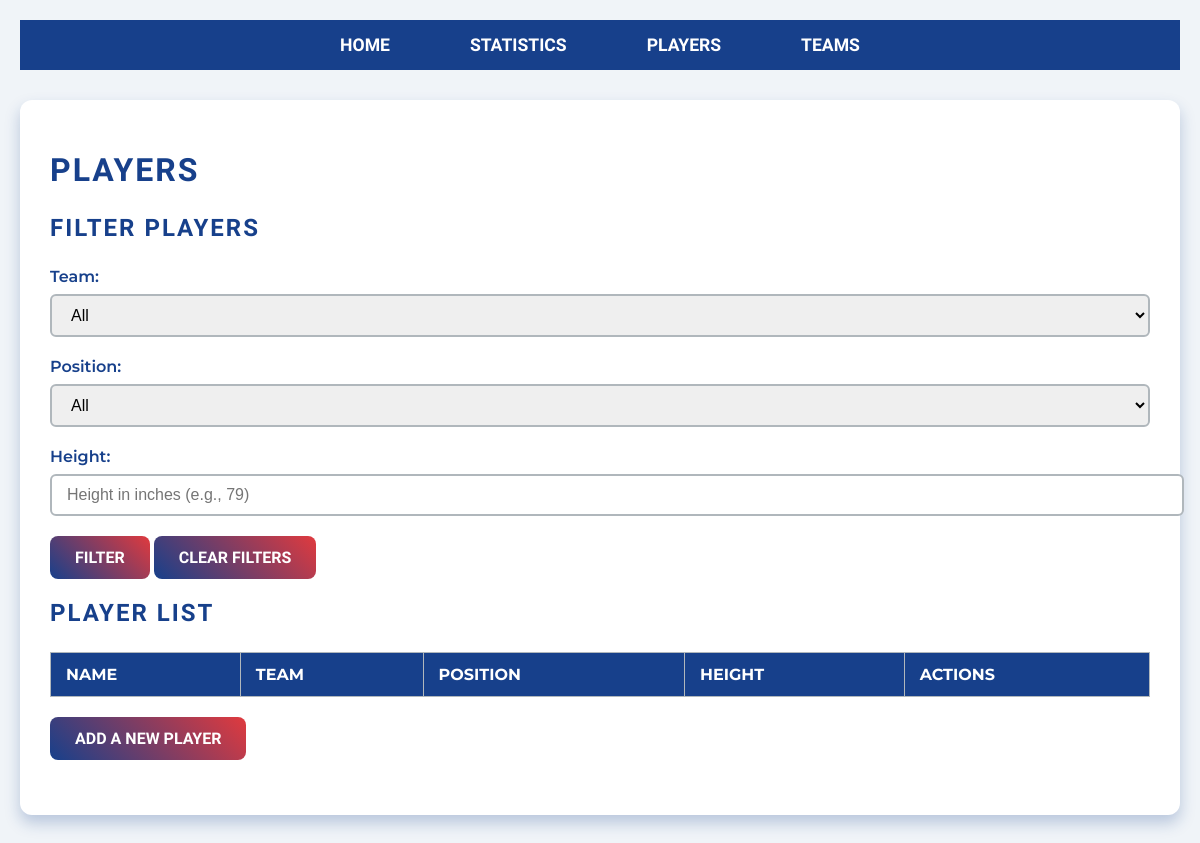
Before: /players with the older database file.
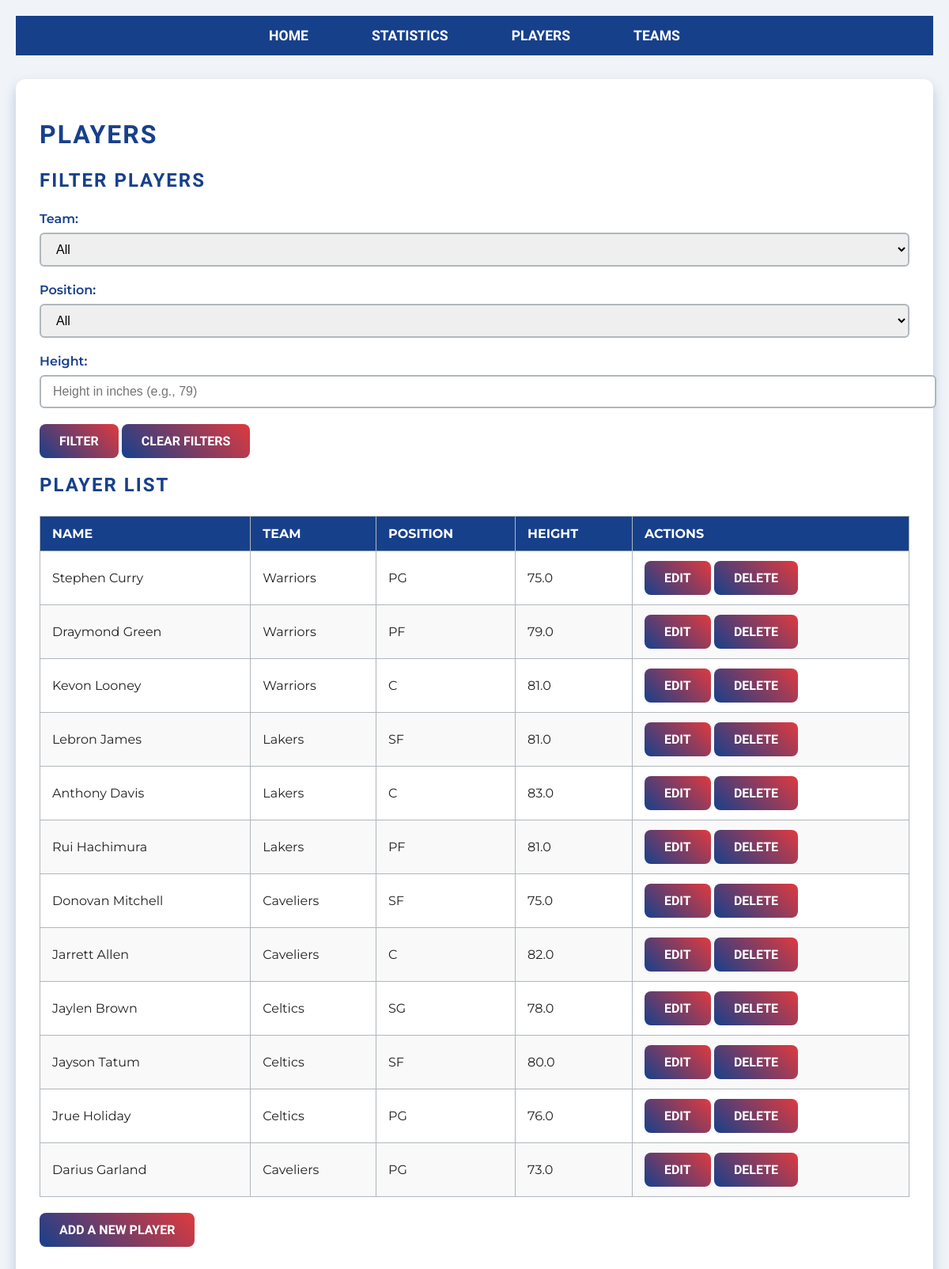
After: the same page with the newer database file.
### app.py (models this page shows)
class Player(db.Model):
    player_id = db.Column(db.Integer, primary_key=True)
    name = db.Column(db.String(100), nullable=False)
    team_name = db.Column(db.String, db.ForeignKey('team.team_name'), nullable=False, index=True)
    position = db.Column(db.String(50), index=True)
    height = db.Column(db.Float)  # Store height as float (in inches)
    __table_args__ = (
        db.Index('ix_player_team_name', 'team_name'),  # Add explicit index for team_name
        db.Index('ix_player_position', 'position')    # Add explicit index for position
    )

### app.py (the view)
@app.route('/players', methods=['GET', 'POST'])
def players():
    action = request.args.get('action')
    if action == 'clear':
        team_filter = ''
        position_filter = ''
        height_filter = ''
    else:
        team_filter = request.args.get('team', '')
        position_filter = request.args.get('position', '')
        height_filter = request.args.get('height', '')
    query = text("""
        SELECT * FROM player
        WHERE (:team_filter IS NULL OR team_name = :team_filter)
        AND (:position_filter IS NULL OR position = :position_filter)
        AND (:height_filter IS NULL OR height = :height_filter)
    """)
    result = db.session.execute(query, {
        'team_filter': team_filter if team_filter else None,
        'position_filter': position_filter if position_filter else None,
        'height_filter': float(height_filter) if height_filter else None
    })
    players = result.fetchall()
    teams = db.session.query(Team.team_name).all()
    positions = db.session.query(Player.position).distinct().all()
    return render_template(
        'players.html',
        players=players,
        teams=teams,
        positions=positions,
        team_filter=team_filter,
        position_filter=position_filter,
        height_filter=height_filter
    )

### templates/players.html (shortened to what this page needs)
<!DOCTYPE html>
<html lang="en">
  <head>
    <link
      rel="stylesheet"
      href="{{ url_for('static', filename='css/styles.css') }}"
    />
  </head>
  <body>
    <header>
      <nav>
        <ul>
          <li><a href="/">Home</a></li>
          <li><a href="/statistics">Statistics</a></li>
          <li><a href="/players">Players</a></li>
          <li><a href="/teams">Teams</a></li>
        </ul>
      </nav>
    </header>
    <main>
      <h1>Players</h1>
      <section id="filter-players">
        <h2>Filter Players</h2>
        <form method="GET" action="{{ url_for('players') }}">
          <label for="team">Team:</label>
          <select name="team" id="team">
            <option value="">All</option>
          </select>
          <label for="position">Position:</label>
          <select name="position" id="position">
            <option value="">All</option>
          </select>
          <label for="height">Height:</label>
          <input type="text" id="height" name="height" value="{{ height_filter }}" placeholder="Height in inches (e.g., 79)" />
          <button type="submit" name="action" value="filter">Filter</button>
          <button type="submit" name="action" value="clear">Clear Filters</button>
        </form>
      </section>
      <h2>Player List</h2>
      <table>
        <thead>
          <tr>
            <th>Name</th>
            <th>Team</th>
            <th>Position</th>
            <th>Height</th>
            <th>Actions</th>
          </tr>
        </thead>
        <tbody>
          {% for player in players %}
            <tr>
              <td>{{ player.name }}</td>
              <td>{{ player.team_name }}</td>
              <td>{{ player.position }}</td>
              <td>{{ player.height }}</td>
              <td>
                <form action="{{ url_for('edit_player', player_id=player.player_id) }}" method="GET" style="display:inline;">
                  <button type="submit">Edit</button>
                </form>
                <form action="{{ url_for('delete_player', player_id=player.player_id) }}" method="POST" style="display:inline;">
                  <button type="submit">Delete</button>
                </form>
              </td>
            </tr>
          {% endfor %}
        </tbody>
      </table>
      <section id="add-player">
        <h2><a href="{{ url_for('add_player') }}"><button type="button">Add a New Player</button></a></h2>
      </section>
    </main>
  </body>
</html>

Changed rows visible on the page:
added Player: name "Stephen Curry", team_name "Warriors", position "PG", height "75.0"
added Player: name "Draymond Green", team_name "Warriors", position "PF", height "79.0"
added Player: name "Kevon Looney", team_name "Warriors", position "C", height "81.0"
added Player: name "Lebron James", team_name "Lakers", position "SF", height "81.0"
added Player: name "Anthony Davis", team_name "Lakers", position "C", height "83.0"
added Player: name "Rui Hachimura", team_name "Lakers", position "PF", height "81.0"
added Player: name "Donovan Mitchell", team_name "Caveliers", position "SF", height "75.0"
added Player: name "Jarrett Allen", team_name "Caveliers", position "C", height "82.0"
added Player: name "Jaylen Brown", team_name "Celtics", position "SG", height "78.0"
added Player: name "Jayson Tatum", team_name "Celtics", position "SF", height "80.0"
added Player: name "Jrue Holiday", team_name "Celtics", position "PG", height "76.0"
added Player: name "Darius Garland", team_name "Caveliers", position "PG", height "73.0"
